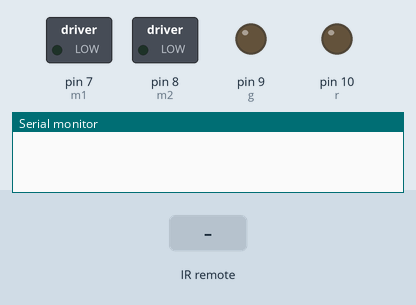
This sketch was run on a simulated Arduino Uno, built with avr-gcc and run on an emulated ATmega328P. On the bench: switched loads named in the sketch (green lamp = pin HIGH), output pins drawn as LEDs (lit = HIGH), the last lines printed to the serial monitor. Inputs (shaded band) come from the test bench.

Above: at 1.2 s.
1.3 s: infrared code 0x80BF7B84 received
At 1.6 s:
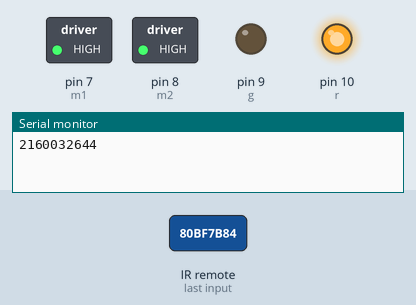
2.8 s: infrared code 0x80BFFB04 received
At 3.9 s:
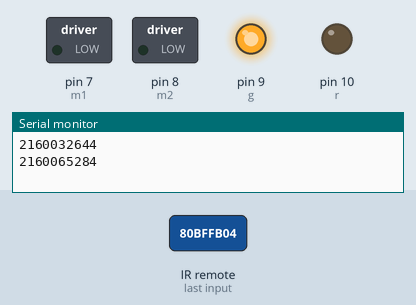
4.3 s: infrared code 0x80BFEB14 received
At 5.1 s:
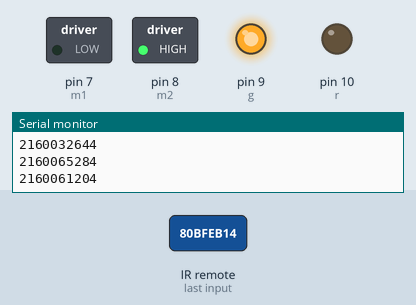
5.8 s: infrared code 0x80BF1BE4 received
At 6.2 s:
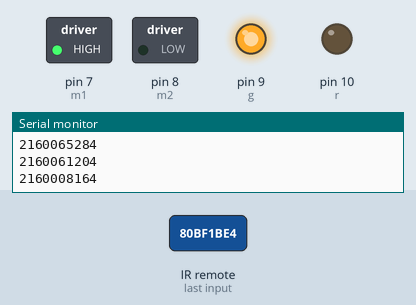
Timing chart, 0 to 8.3 s (numbered marks = the images above; inputs shaded):
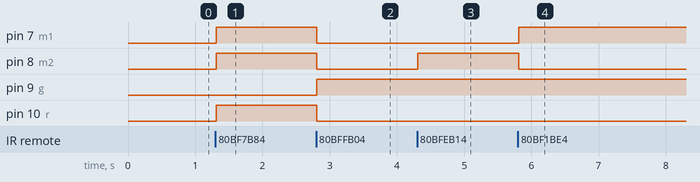

Measured:
- after the input at 1.3 s, pin 7 (m1), pin 8 (m2), pin 10 (r): LOW → HIGH at once
- after the input at 2.8 s, pin 7 (m1), pin 8 (m2), pin 10 (r): HIGH → LOW at once; pin 9 (g): LOW → HIGH at once
- after the input at 4.3 s, pin 8 (m2): LOW → HIGH at once
- after the input at 5.8 s, pin 7 (m1): LOW → HIGH at once; pin 8 (m2): HIGH → LOW at once

The sketch:

low_motor_chek.ino
```cpp
#include <IRremote.h>
int m1=7;
int m2=8;
int RECV_PIN = 3;               //declared for receiving pulses
int r=10;
int g=9;             // declared if you want to control with a single button
IRrecv irrecv(RECV_PIN);
decode_results results;
void setup()

{
pinMode(m1,OUTPUT);
pinMode(m2,OUTPUT);
 pinMode(r, OUTPUT);
   pinMode(g, OUTPUT);
   Serial.begin(9600);
  irrecv.enableIRIn();
}

void loop() {
   if (irrecv.decode(&results))
  {
    Serial.println(results.value);
    delay(10);
  if(results.value==2160032644)
    {
    digitalWrite(m1,HIGH);               //STOP
    digitalWrite(m2,HIGH);
    digitalWrite(r,HIGH);
    digitalWrite(g,LOW);
    }


      if(results.value==2160065284)
    {
    digitalWrite(m1,LOW);                 //FORWARD
    digitalWrite(m2,LOW);
    digitalWrite(g,HIGH);
    digitalWrite(r,LOW);
    }
    if(results.value==2160061204)
    {
    digitalWrite(m1,LOW);                  //LEFT
    digitalWrite(m2,HIGH);
    }
       if(results.value==2160008164)
    {
    digitalWrite(m1,HIGH);
    digitalWrite(m2,LOW);                    //RIGHT

    }

    irrecv.resume();
  }
}
```
